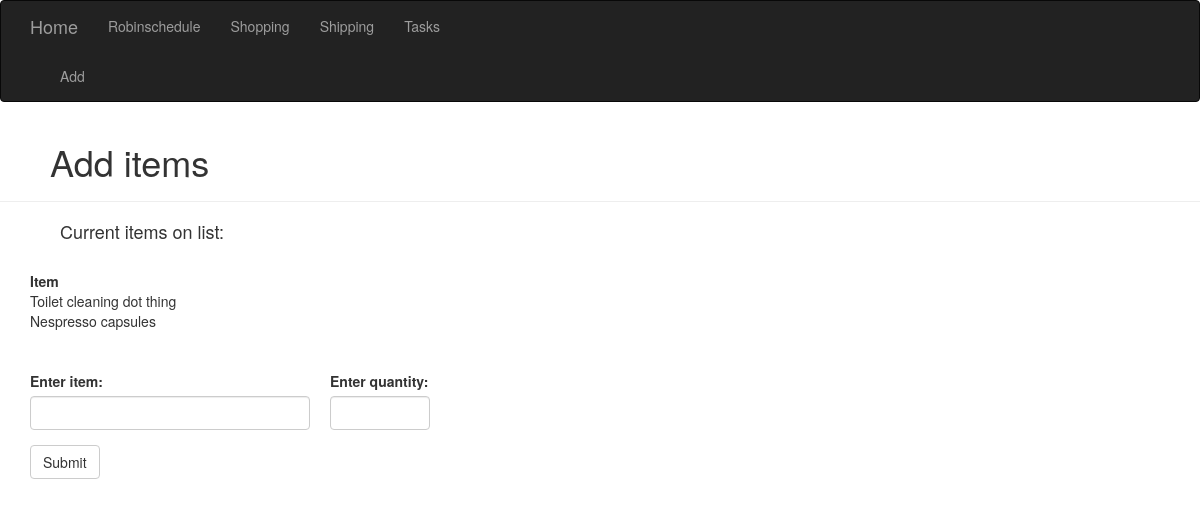
Page /shopping/add on the earlier database version.
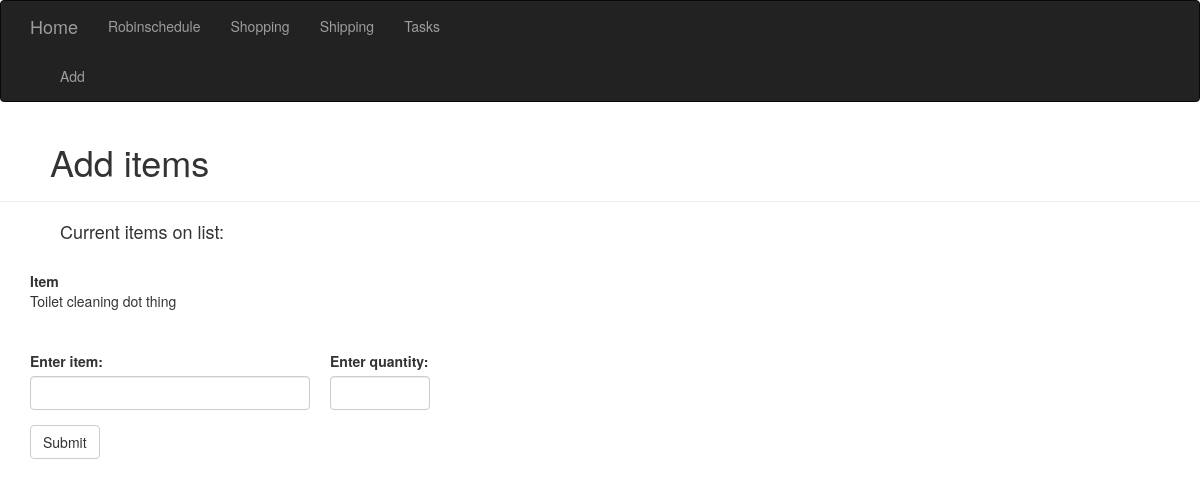
Same page on the later database version.
### homeSite.py (models this page shows, shortened)
class Grocery(db.Model):
    __tablename__ = 'groceries'
    id = db.Column(db.Integer, primary_key=True)
    itemName = db.Column(db.String(64), unique=True)
    quantity = db.Column(db.Integer) #Setting quantity to optional so 'rice' doesn't need a quantity

### homeSite.py (the view, shortened to what this page needs)
@app.route('/shopping/add', methods=['GET', 'POST'])
def shoppingAdd():
    shoppingItems = Grocery.query.all()
    form = AddItemForm()
    session['itemToAdd'] = form.item.data
    session['itemQuantity'] = form.quant.data
    return render_template('add.html', form=form, items=shoppingItems)

### homeSite.py
class AddItemForm(FlaskForm):
    item = StringField('Enter item:', validators=[DataRequired()])
    quant = IntegerField('Enter quantity:',validators=[Optional()] )
    submit = SubmitField('Submit')

### templates/add.html (shortened to what this page needs)
{% extends 'base.html' %}
{% import "bootstrap/wtf.html" as wtf %}
{% block subnav %}
<div class="navbar-collapse collapse">
    <ul class="nav navbar-nav">
        <li><a href="/shopping/add">Add</a></li>
    </ul>
</div>
{% endblock %}
{% block content %}
<div class="page-header" style="padding-left: 50px;">
    <h1>Add items</h1>
</div>
<div style="padding-left: 60px;">
<h4>Current items on list:</h4>
</div>
<br />
<div class="container">
    <table>
        {% if items %}
        <th style="width:500px">
            Item
        </th>
        {% for item in items %}
        <tr>
            <td>
                {{item.itemName}}
            </td>
        </tr>
        {% endfor %}
    </table>
    {% else %}
        <div class="list-group-heading" style="padding-left: 50px;">
            There's nothing on here. Add some items!
        </div>
    {% endif %}
</div>
<br />
<br />
<div class="container">
    <table>
    <form class="form" method="post" role="form">
        <tr>
        <td id="addItem">
                {{ wtf.form_field(form.item) }}
        </td>
        <td id="addQuantity">
                {{ wtf.form_field(form.quant) }}
        </td>
        </tr>
        <tr>
            <td colspan="2">
                {{ wtf.form_field(form.submit) }}
            </td>
        </tr>
    </form>
    </table>
</div>
{% endblock %}

### templates/base.html (shortened to what this page needs)
{% extends "bootstrap/base.html" %}
{% block navbar %}
<div class="navbar navbar-inverse" role="navigation">
    <div class="container">
        <div class="navbar-header">
            <a class="navbar-brand" href="/">Home</a>
        </div>
        <div class="navbar-collapse collapse">
            <ul class="nav navbar-nav">
                <li><a href="/schedule">Robinschedule</a></li>
                <li><a href="/shopping">Shopping</a></li>
                <li><a href="/shipping">Shipping</a></li>
                <li><a href="/tasks">Tasks</a></li>
            </ul>
        </div>
        {% block subnav %}
        {% endblock %}
    </div>
</div>
{% endblock %}

### templates/add.html (style rules this page uses)
#addItem { width:300px; padding-right: 20px; }
#addQuantity { width:100px; }

Differences in the rows shown:
removed Grocery: itemName "Nespresso capsules"
